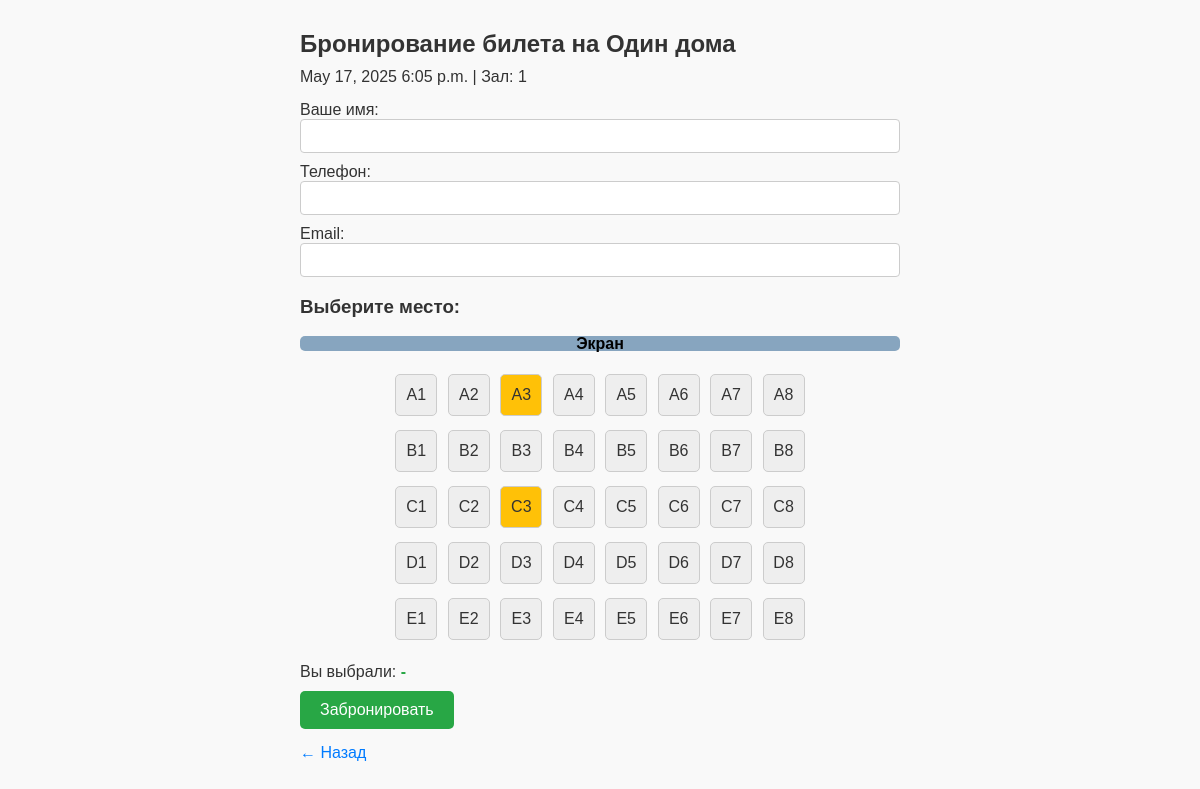
Screenshot of /book/1/ with the database file from the repository.
### cinemaapp/models.py (models this page shows, shortened)
class Session(models.Model):
    movie = models.ForeignKey(Movie, on_delete=models.CASCADE)
    date = models.DateField()
    time = models.TimeField()
    hall = models.CharField(max_length=20)

class Movie(models.Model):
    title = models.CharField(max_length=100)
    genre = models.CharField(max_length=50)
    duration = models.PositiveIntegerField(help_text="Duration in minutes")
    age_limit = models.PositiveIntegerField()
    description = models.TextField(blank=True)
    poster = models.ImageField(upload_to='posters/', blank=True, null=True)  # Добавлено поле афиши

### cinemaapp/views.py (the view)
# urls.py: path('book/<int:session_id>/', views.book_ticket, name='book_ticket'),
def book_ticket(request, session_id):
    session = get_object_or_404(Session, id=session_id)
    taken_seats = Ticket.objects.filter(session=session).values_list('seat_number', flat=True)
    if request.method == 'POST':
        form = BookingForm(request.POST)
        if form.is_valid():
            viewer, created = Viewer.objects.get_or_create(
                name=form.cleaned_data['name'],
                phone=form.cleaned_data['phone'],
                email=form.cleaned_data['email']
            )
            Ticket.objects.create(
                viewer=viewer,
                session=session,
                seat_number=form.cleaned_data['seat_number']
            )
            subject = 'Подтверждение бронирования'
            message = f"""
            Здравствуйте, {viewer.name}!

            Вы успешно забронировали билет:
            Фильм: {session.movie.title}
            Дата: {session.date}
            Время: {session.time}
            Место: {form.cleaned_data['seat_number']}

            Спасибо за бронирование!
            """
            send_mail(subject, message, None, [viewer.email])
            return redirect('booking_success')
    else:
        form = BookingForm()
    return render(request, 'cinemaapp/book_ticket.html', {
        'form': form,
        'session': session,
        'taken_seats': list(taken_seats)
    })

### cinemaapp/forms.py
class BookingForm(forms.Form):
    name = forms.CharField(max_length=100, label='Ваше имя')
    phone = forms.CharField(max_length=20, label='Телефон')
    email = forms.EmailField(label='Email')
    seat_number = forms.CharField(widget=forms.HiddenInput())

### cinemaapp/templates/cinemaapp/book_ticket.html (shortened to what this page needs)
<!DOCTYPE html>
<html lang="ru">
<head>
</head>
<body>
    <h1>Бронирование билета на {{ session.movie.title }}</h1>
    <p>{{ session.date }} {{ session.time }} | Зал: {{ session.hall }}</p>
    <form method="post">
        <p>{{ form.name.label }}:<br> {{ form.name }}</p>
        <p>{{ form.phone.label }}:<br> {{ form.phone }}</p>
        <p>{{ form.email.label }}:<br> {{ form.email }}</p>
        <h3>Выберите место:</h3>
       <div style="width: 100%; height: 15px; background-color: #87a5bf; color: black;
            display: flex; align-items: center; justify-content: center;
            border-radius: 5px; margin-bottom: 20px; font-weight: bold; font-size: 16px;">
    Экран
</div>
        <div id="seat-map">
            {% for row in "ABCDE" %}
                <div>
                    {% for col in "12345678" %}
                        {% with seat=row|add:col %}
                            <div class="seat {% if seat in taken_seats %}taken{% endif %}" data-seat="{{ seat }}">{{ seat }}</div>
                        {% endwith %}
                    {% endfor %}
                </div>
            {% endfor %}
        </div>
        <p>Вы выбрали: <span id="selected-seat">-</span></p>
        <button type="submit">Забронировать</button>
    </form>
    <a href="{% url 'movie_list' %}">← Назад</a>
</body>
</html>

### cinemaapp/templates/cinemaapp/book_ticket.html (style rules this page uses)
body { font-family: Arial, sans-serif; max-width: 600px; margin: 30px auto; padding: 0 15px; background: #f9f9f9; color: #333; }
h1 { font-size: 24px; margin-bottom: 10px; }
p { margin: 5px 0 15px; }
form p { margin-bottom: 10px; }
input[type="text"], input[type="email"] { width: 100%; padding: 8px 10px; box-sizing: border-box; border: 1px solid #ccc; border-radius: 4px; font-size: 14px; }
#seat-map { margin: 20px 0; text-align: center; }
#seat-map > div { margin-bottom: 8px; }
.seat { width: 40px; height: 40px; margin: 3px; display: inline-block; text-align: center; line-height: 40px; cursor: pointer; border: 1px solid #ccc; background-color: #eee; border-radius: 5px; user-select: none; transition: background-color 0.3s ease; }
.taken { background-color: #ffc107; cursor: not-allowed; }
button { padding: 10px 20px; background-color: #28a745; border: none; color: white; font-size: 16px; border-radius: 5px; cursor: pointer; transition: background-color 0.3s ease; }
a { display: inline-block; margin-top: 15px; text-decoration: none; color: #007bff; }
#selected-seat { font-weight: bold; color: #28a745; }

### rows the page displays
Session: movie "Один дома", date "May 17, 2025", time "6:05 p.m.", hall "1"

### other values shown
{{ seat }} "A1" "A2" "A3" "A4" "A5" "A6" "A7" "A8" "B1" "B2" "B3" "B4" "B5" "B6" "B7" "B8" "C1" "C2" "C3" "C4" "C5" "C6" "C7" "C8" "D1" "D2" "D3" "D4" "D5" "D6" "D7" "D8" "E1" "E2" "E3" "E4" "E5" "E6" "E7" "E8"
